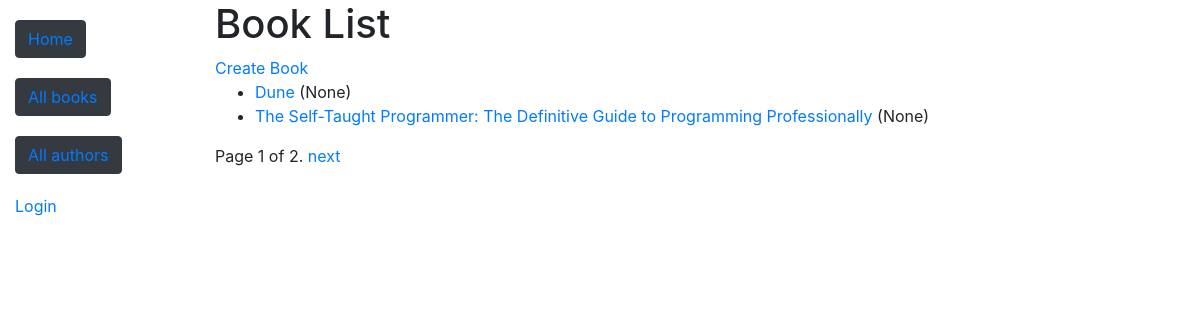
/catalog/books/, run on the app's committed database.
### catalog/models.py (models this page shows, shortened)
class Book(models.Model):
    title = models.CharField(max_length=200)
    author = models.ForeignKey('Author', on_delete=models.SET_NULL, null=True)
    summary = models.TextField(max_length=1000, help_text='Enter a brief description of the book')
    isbn = models.CharField('ISBN', max_length=13, help_text='13 Character <a href="https://www.isbn-international.org/content/what-isbn">ISBN number</a>')
    genre = models.ManyToManyField(Genre, help_text='Select a genre for this book')
    language = models.ForeignKey('Language', on_delete=models.SET_NULL, null=True)
    def get_absolute_url(self):
        return reverse('book-detail', args=[str(self.id)])

### catalog/views.py (the view)
# urls.py: path('books/', views.BookListView.as_view(), name = 'books'),
class BookListView(generic.ListView):
    model = Book
    paginate_by = 2
    context_object_name = 'book_list'  # your own name for the list as a templates variable
    template_name = 'catalog/book_list.hml.html'  # Specify your own templates name/location
    def get_queryset(self):
        return Book.objects.filter()
    def get_context_data(self, **kwargs):
        context = super(BookListView, self).get_context_data(**kwargs)
        context['some_data'] = 'This is just some data'
        return context

### catalog/templates/catalog/book_list.hml.html
{% extends "base_generic.html" %}
{% block content %}
  <h1>Book List</h1>
    <a href="{% url 'book-create'%}">Create Book</a>
  {% if book_list %}
  <ul>
    {% for book in book_list %}
      <li>
        <a href="{{ book.get_absolute_url }}">{{ book.title }}</a> ({{book.author}})
      </li>
    {% endfor %}
  </ul>
  {% else %}
    <p>There are no books in the library.</p>
  {% endif %}
{% endblock %}

### data on the page
Book: title "Dune", author "None"
Book: title "The Self-Taught Programmer: The Definitive Guide to Programming Professionally", author "None"

### other printed values
{{ page_obj.number }} "1"
{{ page_obj.paginator.num_pages }} "2"
